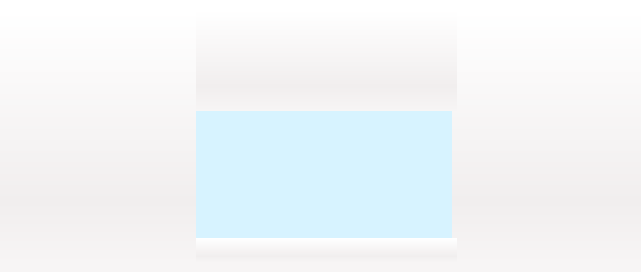
<?xml version="1.0" encoding="UTF-8"?>
<ui version="4.0">
 <class>SimulatedUIWidgetT8</class>
 <widget class="QWidget" name="SimulatedUIWidgetT8">
  <property name="geometry">
   <rect>
    <x>0</x>
    <y>0</y>
    <width>641</width>
    <height>272</height>
   </rect>
  </property>
  <property name="sizePolicy">
   <sizepolicy hsizetype="Fixed" vsizetype="Fixed">
    <horstretch>0</horstretch>
    <verstretch>0</verstretch>
   </sizepolicy>
  </property>
  <property name="minimumSize">
   <size>
    <width>641</width>
    <height>272</height>
   </size>
  </property>
  <property name="maximumSize">
   <size>
    <width>641</width>
    <height>272</height>
   </size>
  </property>
  <property name="windowTitle">
   <string notr="true">Taranis T8 Simulator</string>
  </property>
  <property name="styleSheet">
   <string notr="true">background-color: qlineargradient(spread:reflect, x1:0, y1:0, x2:0, y2:1, stop:0 rgba(255, 255, 255, 255), stop:0.757062 rgba(241, 238, 238, 255), stop:1 rgba(247, 245, 245, 255));</string>
  </property>
  <layout class="QGridLayout" name="gridLayout">
   <property name="leftMargin">
    <number>0</number>
   </property>
   <property name="topMargin">
    <number>0</number>
   </property>
   <property name="rightMargin">
    <number>0</number>
   </property>
   <property name="bottomMargin">
    <number>0</number>
   </property>
   <property name="spacing">
    <number>0</number>
   </property>
   <item row="1" column="0" rowspan="3">
    <widget class="ButtonsWidget" name="leftbuttons" native="true">
     <property name="sizePolicy">
      <sizepolicy hsizetype="Fixed" vsizetype="Fixed">
       <horstretch>0</horstretch>
       <verstretch>0</verstretch>
      </sizepolicy>
     </property>
     <property name="minimumSize">
      <size>
       <width>196</width>
       <height>253</height>
      </size>
     </property>
     <property name="maximumSize">
      <size>
       <width>196</width>
       <height>253</height>
      </size>
     </property>
     <property name="styleSheet">
      <string notr="true">background:url(:/images/simulator/T8/left.png);</string>
     </property>
    </widget>
   </item>
   <item row="2" column="1">
    <widget class="LcdWidget" name="lcd" native="true">
     <property name="sizePolicy">
      <sizepolicy hsizetype="Fixed" vsizetype="Fixed">
       <horstretch>0</horstretch>
       <verstretch>0</verstretch>
      </sizepolicy>
     </property>
     <property name="minimumSize">
      <size>
       <width>256</width>
       <height>128</height>
      </size>
     </property>
     <property name="maximumSize">
      <size>
       <width>424</width>
       <height>128</height>
      </size>
     </property>
     <property name="styleSheet">
      <string notr="true">background-color: rgb(215, 243, 255);</string>
     </property>
    </widget>
   </item>
   <item row="1" column="2" rowspan="3">
    <widget class="ButtonsWidget" name="rightbuttons" native="true">
     <property name="sizePolicy">
      <sizepolicy hsizetype="Fixed" vsizetype="Fixed">
       <horstretch>0</horstretch>
       <verstretch>0</verstretch>
      </sizepolicy>
     </property>
     <property name="minimumSize">
      <size>
       <width>189</width>
       <height>253</height>
      </size>
     </property>
     <property name="maximumSize">
      <size>
       <width>189</width>
       <height>253</height>
      </size>
     </property>
     <property name="styleSheet">
      <string notr="true">background:url(:/images/simulator/T8/right.png)</string>
     </property>
    </widget>
   </item>
   <item row="1" column="1">
    <widget class="QWidget" name="top" native="true">
     <property name="sizePolicy">
      <sizepolicy hsizetype="Fixed" vsizetype="Fixed">
       <horstretch>0</horstretch>
       <verstretch>0</verstretch>
      </sizepolicy>
     </property>
     <property name="minimumSize">
      <size>
       <width>261</width>
       <height>101</height>
      </size>
     </property>
     <property name="maximumSize">
      <size>
       <width>261</width>
       <height>101</height>
      </size>
     </property>
     <property name="styleSheet">
      <string notr="true">background:url(:/images/simulator/T8/top.png)</string>
     </property>
    </widget>
   </item>
   <item row="3" column="1">
    <widget class="QWidget" name="bottom" native="true">
     <property name="sizePolicy">
      <sizepolicy hsizetype="Fixed" vsizetype="Fixed">
       <horstretch>0</horstretch>
       <verstretch>0</verstretch>
      </sizepolicy>
     </property>
     <property name="minimumSize">
      <size>
       <width>261</width>
       <height>24</height>
      </size>
     </property>
     <property name="maximumSize">
      <size>
       <width>261</width>
       <height>24</height>
      </size>
     </property>
     <property name="styleSheet">
      <string notr="true">background:url(:/images/simulator/T8/bottom.png)</string>
     </property>
    </widget>
   </item>
   <item row="0" column="0" colspan="3">
    <widget class="QLabel" name="label">
     <property name="sizePolicy">
      <sizepolicy hsizetype="Preferred" vsizetype="Fixed">
       <horstretch>0</horstretch>
       <verstretch>0</verstretch>
      </sizepolicy>
     </property>
     <property name="minimumSize">
      <size>
       <width>0</width>
       <height>10</height>
      </size>
     </property>
     <property name="maximumSize">
      <size>
       <width>16777215</width>
       <height>12</height>
      </size>
     </property>
     <property name="baseSize">
      <size>
       <width>0</width>
       <height>12</height>
      </size>
     </property>
     <property name="styleSheet">
      <string notr="true">background-color: rgb(255, 255, 255);</string>
     </property>
     <property name="text">
      <string notr="true"/>
     </property>
    </widget>
   </item>
   <item row="4" column="0" colspan="3">
    <widget class="QLabel" name="label_2">
     <property name="sizePolicy">
      <sizepolicy hsizetype="Preferred" vsizetype="Fixed">
       <horstretch>0</horstretch>
       <verstretch>0</verstretch>
      </sizepolicy>
     </property>
     <property name="minimumSize">
      <size>
       <width>0</width>
       <height>10</height>
      </size>
     </property>
     <property name="maximumSize">
      <size>
       <width>16777215</width>
       <height>10</height>
      </size>
     </property>
     <property name="styleSheet">
      <string notr="true">background-color: rgb(247, 245, 245);</string>
     </property>
     <property name="text">
      <string notr="true"/>
     </property>
    </widget>
   </item>
  </layout>
 </widget>
 <customwidgets>
  <customwidget>
   <class>LcdWidget</class>
   <extends>QWidget</extends>
   <header>lcdwidget.h</header>
   <container>1</container>
  </customwidget>
  <customwidget>
   <class>ButtonsWidget</class>
   <extends>QWidget</extends>
   <header>buttonswidget.h</header>
   <container>1</container>
  </customwidget>
 </customwidgets>
 <resources/>
 <connections/>
</ui>
